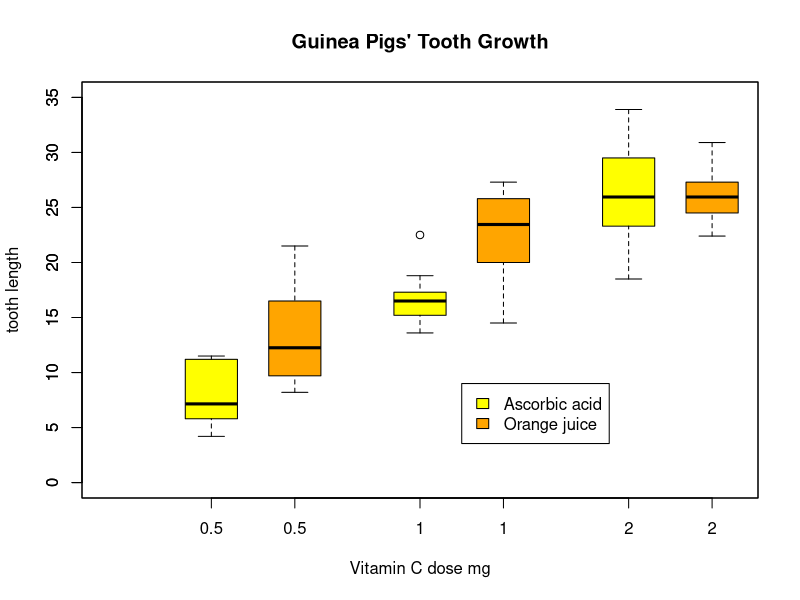
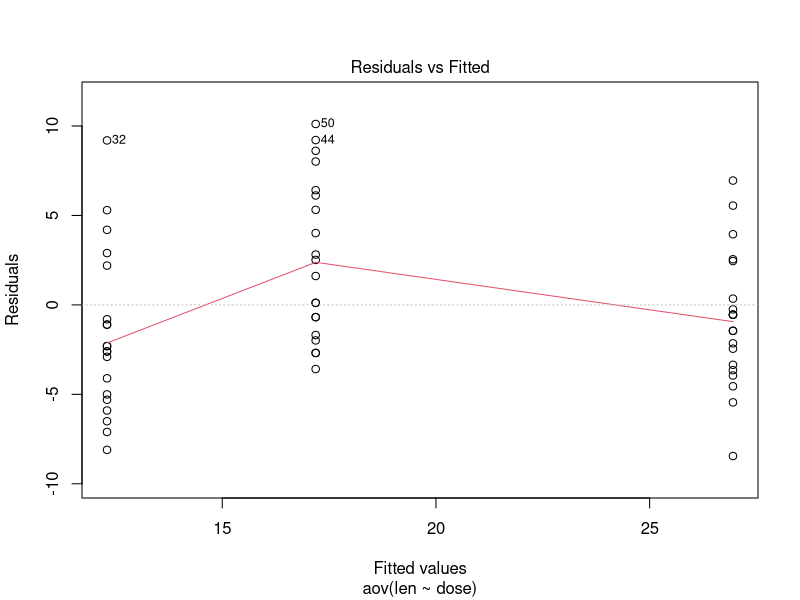
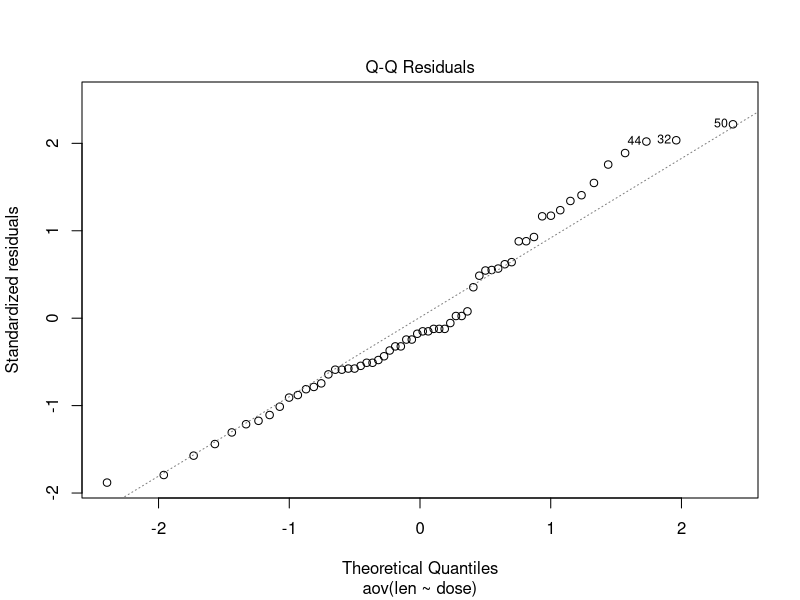
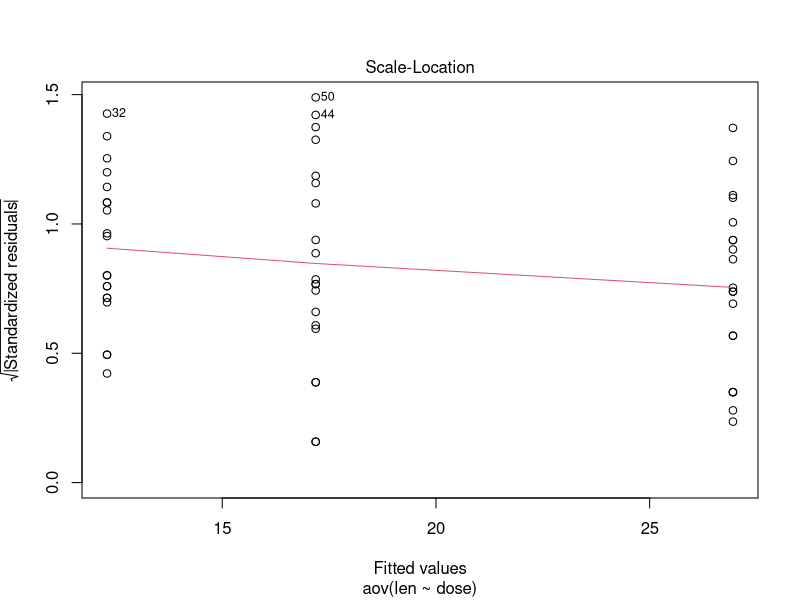
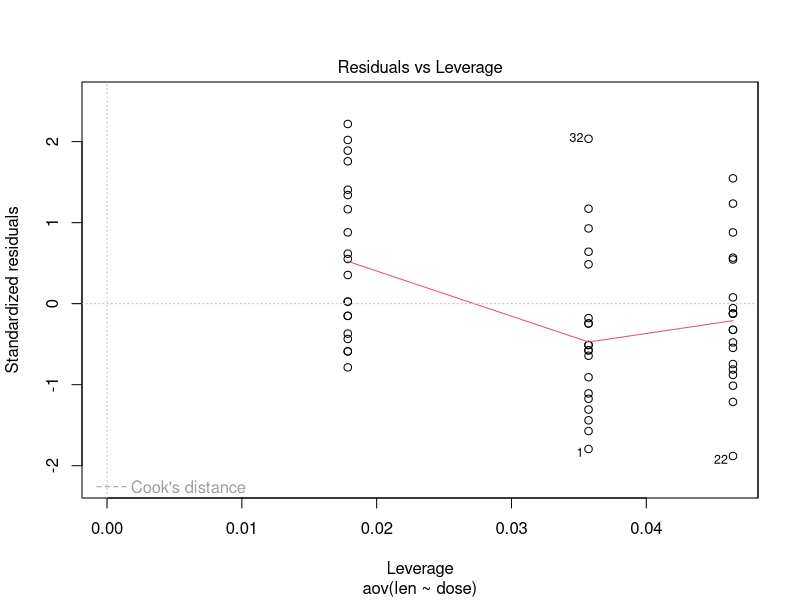
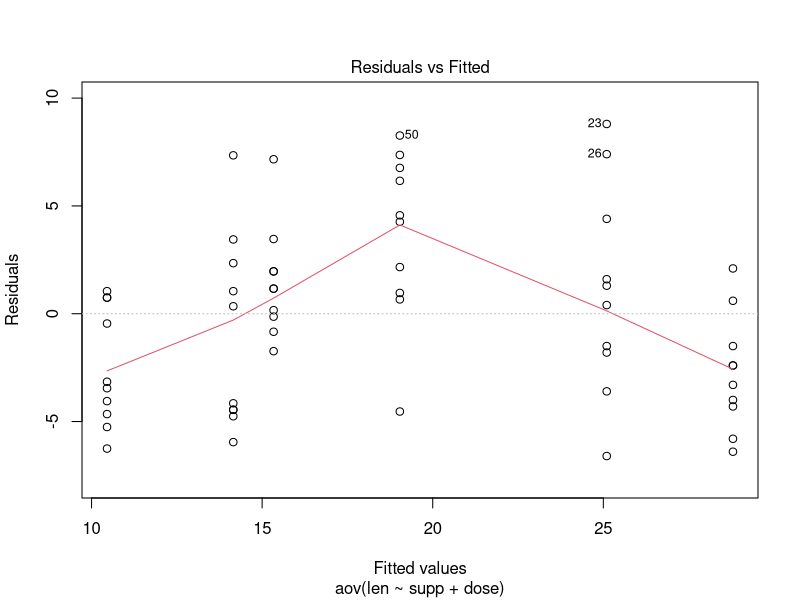
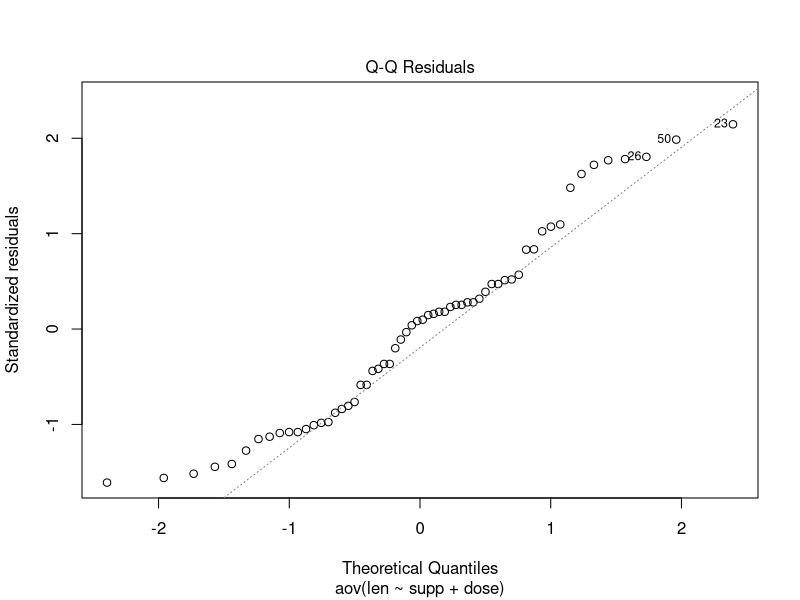
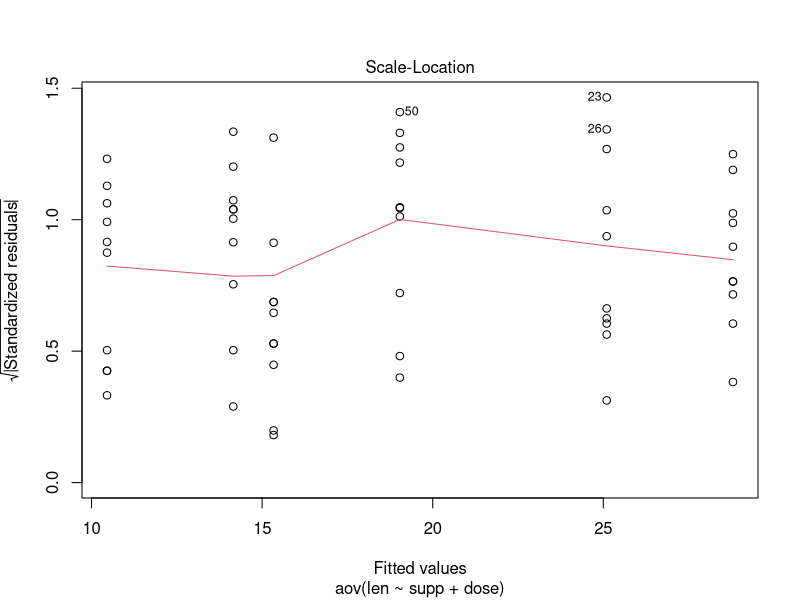

Source code (R) for these figures, in order:
## ---- chunk 1
#Set globals, load libraries, and load and attach the data
# Turn off scientific notations for numbers
options(scipen = 999)  

if(!require("doBy")){
        Install.packages("doBy")
}

##Attach the Data
attach(ToothGrowth)
## ---- chunk 2
with(ToothGrowth, {
    boxplot(len ~ dose, boxwex = 0.25, at = 1:3 - 0.2,
            subset = (supp == "VC"), col = "yellow",
            main = "Guinea Pigs' Tooth Growth",
            xlab = "Vitamin C dose mg",
            ylab = "tooth length", ylim = c(0, 35))
    boxplot(len ~ dose, add = TRUE, boxwex = 0.25, at = 1:3 + 0.2,
            subset = supp == "OJ", col = "orange")
    legend(2, 9, c("Ascorbic acid", "Orange juice"),
           fill = c("yellow", "orange"))
})
## ---- chunk 3
table(dose,supp)
## ---- chunk 4
###Basic Summary of the Data 
summaryBy(len~supp+dose, data=ToothGrowth, FUN=c(mean,var,sd,length))
## ---- chunk 5
results <-t.test(len[supp=="OJ"],len[supp=="VC"],paired=TRUE, alternative = c("greater"))
results
## ---- chunk 6
results <-t.test(len[dose==2],len[dose==1],paired=TRUE, alternative = c("greater"))
results
## ---- chunk 7
results <-t.test(len[dose==1],len[dose==.5],paired=TRUE, alternative = c("greater"))
results
## ---- chunk 8
results <-t.test(len[dose==2],len[dose==1],var.equal=TRUE, alternative = c("greater"))
results
## ---- chunk 9
results <-t.test(len[dose==1],len[dose==.5],var.equal=TRUE, alternative = c("greater"))
results
## ---- chunk 10
output <- aov(len ~ dose)
model.tables(output,"means")
summary(output)
plot(output)
## ---- chunk 11
pairwise.t.test(len, dose,  p.adjust="bonferroni")
## ---- chunk 12
output <- aov(len ~ supp + dose)
model.tables(output,"means")
summary(output)
plot(output)
## ---- chunk 13
output <- aov(len ~ supp*dose)
model.tables(output,"means")
summary(output)
plot(output)
